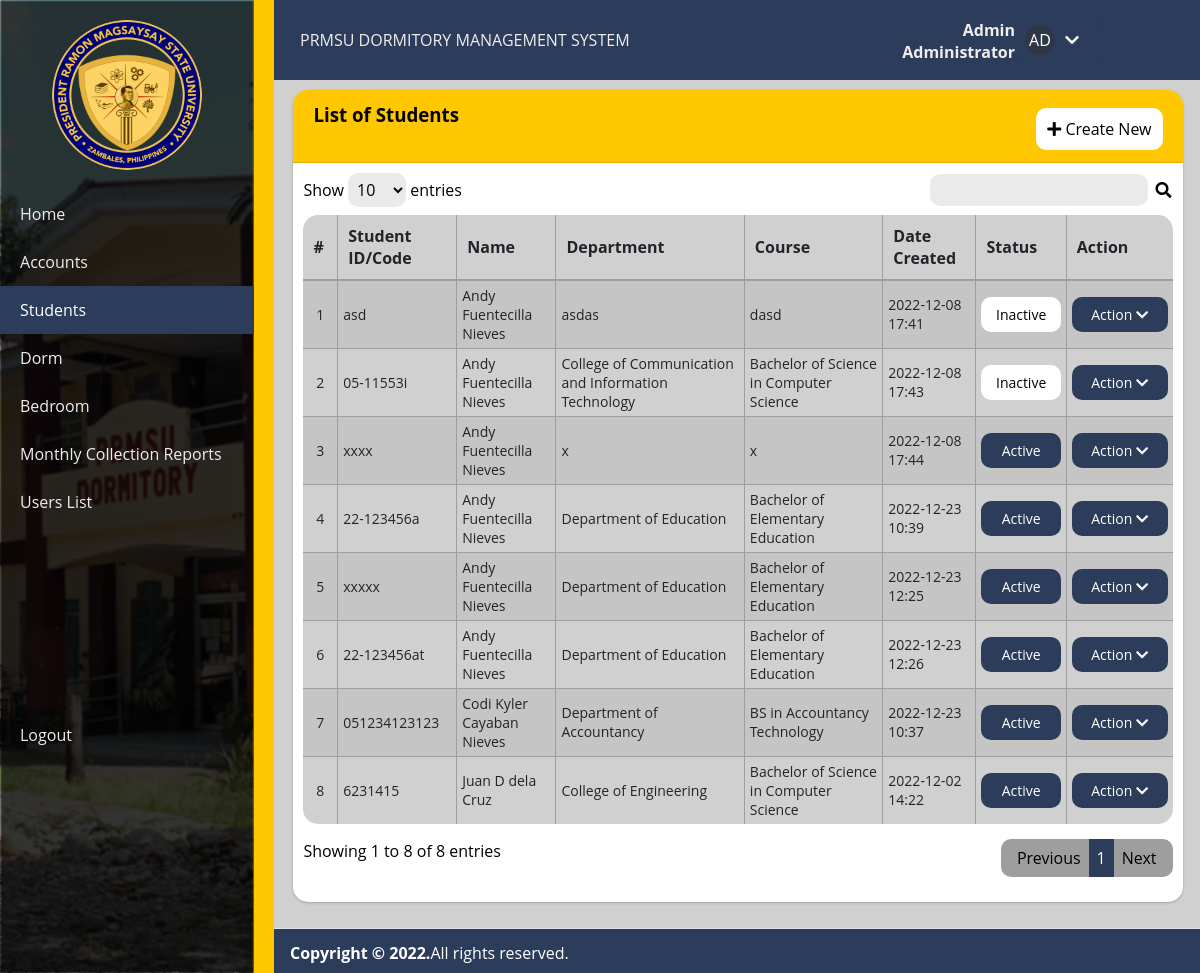
The app's page /admin/student.php (signed in) with its own data.
### tables this page shows
CREATE TABLE `user_meta` (
  `id` int(11) NOT NULL,
  `user_id` int(11) NOT NULL,
  `meta_key` text NOT NULL,
  `meta_value` text NOT NULL
);

CREATE TABLE `student_list` (
  `id` int(40) NOT NULL,
  `code` varchar(100) NOT NULL,
  `firstname` text NOT NULL,
  `middlename` text NOT NULL,
  `lastname` text NOT NULL,
  `department` text NOT NULL,
  `birthdate` date DEFAULT NULL,
  `course` text NOT NULL,
  `gender` varchar(20) NOT NULL,
  `contact` text NOT NULL,
  `religion` text NOT NULL,
  `email` text NOT NULL,
  `address` text NOT NULL,
  `emergency_name` text NOT NULL,
  `emergency_contact` text NOT NULL,
  `emergency_address` text NOT NULL,
  `emergency_relation` text NOT NULL,
  `status` tinyint(1) NOT NULL DEFAULT 1,
  `delete_flag` tinyint(1) NOT NULL DEFAULT 0,
  `date_created` datetime NOT NULL DEFAULT current_timestamp(),
  `date_updated` datetime NOT NULL DEFAULT current_timestamp() ON UPDATE current_timestamp()
);

### classes/db_helper.php (called while the page is built, shortened)
<?php
class db {
    public  $conn;
    public $tblmeta = "user_meta";
    public function connect(){
        $this->dbname       = 'PRMSUdms_db';
        $this->dbhost       = 'localhost';
        $this->dbusername   = 'root';
        $this->dbpassword   = '';
        try{
            $this->conn = new PDO("mysql:host=$this->dbhost;dbname=$this->dbname;charset=utf8",$this->dbusername,$this->dbpassword);
            $this->conn->setAttribute(PDO::ATTR_ERRMODE, PDO::ERRMODE_EXCEPTION);
        }catch(PDOException $e){
            echo $e->getMessage();
        }
    }
    public function query($sql,$params=array()){
        $stmt   = $this->conn->prepare($sql);
        if(count($params)>0):
            foreach($params as $key => $value):
                $stmt->bindValue($key,$value);
            endforeach;
        endif;
        $stmt->execute();
        return $stmt->fetchAll(PDO::FETCH_OBJ);
    }
    public function get_user_meta($user_id, $meta_key){
        $value = array(":user_id"=>$user_id,":meta_key"=>$meta_key);
        $result = $this->query("SELECT meta_value FROM $this->tblmeta WHERE meta_key=:meta_key AND user_id=:user_id",$value);
        return count($result)==0 ? "" : $result[0]->meta_value;
    }
}
?>

### config.php (called while the page is built, shortened)
<?php
require_once('classes/db_helper.php');
require_once('classes/utils.php');
$SITE_NAME = "";
?>

### admin/student.php (the view, shortened to what this page needs)
<?php require_once('../config.php'); ?>
<!DOCTYPE html>
<html>
<?php
include $ROOT_DIR.'/inc/html-head.php';
?>
<body>
    <div class="wrapper">
        <div class="section">
            <?php include '../inc/header.php'; ?>
        </div>
        <?php include '../inc/sidebar.php'; ?>
        <div class="content-wrapper" style="min-height:628.038px">
            <section class="content">
                <div class="container">
                    <div class="card">
                        <div class="card-header">
                            <h3 class="card-title">List of Students</h3>
                            <div class="card-tools">
                                <a href="<?php echo $SITE_NAME ?>/admin/students/entry.php?page=new" id="create_new"
                                    class="btn btn-flat btn-primary"><span class="fas fa-plus"></span> Create New</a>
                            </div>
                        </div>
                        <div class="card-body">
                            <div class="container-fluid">
                                <table class="table table-hover table-striped table-bordered" id="list">
                                    <thead>
                                        <tr>
                                            <th>#</th>
                                            <th>Student ID/Code</th>
                                            <th>Name</th>
                                            <th>Department</th>
                                            <th>Course</th>
                                            <th>Date Created</th>
                                            <th>Status</th>
                                            <th>Action</th>
                                        </tr>
                                    </thead>
                                    <tbody>
                                        <?php
					                        $i = 1;
						                        $qry = $conn->query("SELECT *, concat(firstname, ' ', coalesce(concat(middlename,' '), ''), lastname) as `name` from `student_list` where delete_flag = 0 order by `name` asc ");
						                        while($row = $qry->fetch_assoc()):
					                        ?>
                                        <tr>
                                            <td class="text-center"><?php echo $i++; ?></td>
                                            <td><?php echo $row['code'] ?></td>
                                            <td><?php echo $row['name'] ?></td>
                                            <td><?php echo $row['department'] ?></td>
                                            <td><?php echo $row['course'] ?></td>
                                            <td><?php echo date("Y-m-d H:i",strtotime($row['date_created'])) ?></td>
                                            <td class="text-center">
                                                <div class="pill <?php echo $row['status'] === '1' ? 'active' : 'inactive' ?>"><?php echo $row['status'] === '1' ? 'Active' : 'Inactive' ?></div>
                                            </td>
                                            <td style="width: 50px">
                                                <div class="dropdown">
                                                    <button class="dropbtn">Action <i class="fa fa-chevron-down"></i></button>
                                                </div>
                                            </td>
                                        </tr>
                                        <?php endwhile; ?>
                                    </tbody>
                                </table>
                            </div>
                        </div>
                    </div>
                </div>
            </section>
        </div>
        <?php include '../inc/footer.php'; ?>
    </div>
</body>
</html>

### classes/utils.php (shortened to what this page needs)
<?php
    function profile_avatar($user) {
        global $ROOT_DIR;
        $initials = isset($user->first_name) ? substr(($user->first_name ?? ""), 0, 1).substr(($user->last_name ?? ""), 0, 1) : '?';
        if (!isset($user->profile_avatar) || empty($user->profile_avatar)) return "<div class='no-image'>$initials</div>";
        $is_exist = file_exists("$ROOT_DIR/img/avatars/$user->profile_avatar");
        return  $is_exist == 1 ? "<img class='profile-avatar-thumb' src='/img/avatars/$user->profile_avatar' />" : "<div class='no-image'>$initials</div>";
    }
?>

### css/style.css (style rules this page uses)
* { list-style: none; text-decoration: none; margin: 0; padding: 0; box-sizing: border-box; font-family: 'Open Sans', sans-serif; }
body { background: #D0D0D0; }
.content-wrapper { height: 100%; margin-top: calc(2.93725rem + 33px); margin-left: calc(2.93725rem + 229px); }
.content-wrapper .content { padding: 10px 10px; margin-top: 10px; color: #000000; }
section { display: block; }
.container { width: 100%; padding-right: 7.5px; padding-left: 7.5px; margin-right: auto; margin-left: auto; }
.card { box-shadow: 0 0 1px rgb(0 0 0 / 13%), 0 1px 3px rgb(0 0 0 / 20%); margin-bottom: 1rem; }
.card { position: relative; display: -ms-flexbox; display: flex; -ms-flex-direction: column; flex-direction: column; min-width: 0; word-wrap: break-word; background-color: #fff; background-clip: border-box; border: 0 solid rgba(0, 0, 0, 0.125); border-radius: 15px; flex-direction: column; }
.card-header:first-child { border-radius: calc(0.25rem - 0) calc(0.25rem - 0) 0 0; }
.card-header { background-color: rgb(255 199 0); border-bottom: 1px solid rgba(0, 0, 0, 0.125); padding: 0.75rem 1.25rem; margin-bottom: 0; position: relative; border-top-left-radius: 15px; border-top-right-radius: 15px; }
.card-body { -ms-flex: 1 1 auto; flex: 1 1 auto; min-height: 1px; padding: 10px; }
.card-tools { display: grid; justify-items: end; }
a#create_new { margin-top: -19px; }
.btn.btn-flat { color: #000; background-color: #FFF; padding: 8px 10px; border-radius: 10px; box-shadow: none; }
.btn { display: inline-block; font-weight: 400; color: #212529; text-align: center; vertical-align: middle; -webkit-user-select: none; -moz-user-select: none; -ms-user-select: none; user-select: none; background-color: transparent; border: 1px solid transparent; padding: 0.375rem 0.75rem; font-size: 1rem; line-height: 1.5; border-radius: 0.25rem; transition: color 0.15s ease-in-out, background-color 0.15s ease-in-out, border-color 0.15s ease-in-out, box-shadow 0.15s ease-in-out; min-width: 100px !important; cursor: pointer; }
button, [type="button"], [type="reset"], [type="submit"] { -webkit-appearance: button; }
button, select { text-transform: none; }
a { color: #007bff; text-decoration: none; background-color: transparent; }
button, input { overflow: visible; }
input, button, select, optgroup, textarea { margin: 0; font-family: inherit; font-size: inherit; }
.table { width: 100%; margin-bottom: 1rem; color: #212529; background-color: #D0D0D0; border-radius: 15px; border-collapse: collapse ; }
table.dataTable th:not(:last-child), table.dataTable td:not(:last-child) { border-right: #9e9e9e solid 1px; }
table.dataTable th { padding: 10px; }
table.dataTable td { padding: 5px; font-size: 14px; }
table.dataTable tr:not(:last-child) td { border-bottom: #9e9e9e solid 1px !important; }
table.dataTable thead tr { border-bottom: #9e9e9e solid 2px !important; }
table th:nth-last-child(-n + 2) { max-width: 80px !important; }
th { text-align: inherit; text-align: -webkit-match-parent; }
.table-striped tbody tr:nth-of-type(odd) { background-color: rgba(0, 0, 0, 0.05); }
.text-center { text-align: center !important; }
.pill { padding: 8px 10px; border-radius: 10px; }
.pill.active { background-color: #2c3d5c; color: #fff; }
.pill.inactive { background-color: #FFF; color: #000; }
.dropbtn { background-color: #2c3d5c; color: white; padding: 8px 10px; cursor: pointer; border: none; border-radius: 10px; width: 100%; }
.dropdown { position: relative; display: inline-block; width: 100%; min-width: 85px; }
.no-image, .profile-avatar-thumb { height: 30px; width: 30px; border-radius: 15px; background-color: rgba(50,50,50,0.5) !important; color: #FFF; display: flex; justify-content: center; align-items: center; }

### css/header-footer.css (style rules this page uses)
.wrapper .section { width: calc(100% - 225px); margin-left: 225px; transition: all 0.5s ease; }

### records on screen
user_meta: meta_value "AD"
student_list: code "asd", name "Andy Fuentecilla Nieves", department "asdas", course "dasd", date_created "2022-12-08 17:41", status "Inactive"
student_list: code "05-11553i", name "Andy Fuentecilla Nieves", department "College of Communication and Information Technology", course "Bachelor of Science in Computer Science", date_created "2022-12-08 17:43", status "Inactive"
student_list: code "xxxx", name "Andy Fuentecilla Nieves", department "x", course "x", date_created "2022-12-08 17:44", status "Active"
student_list: code "22-123456a", name "Andy Fuentecilla Nieves", department "Department of Education", course "Bachelor of Elementary Education", date_created "2022-12-23 10:39", status "Active"
student_list: code "xxxxx", name "Andy Fuentecilla Nieves", department "Department of Education", course "Bachelor of Elementary Education", date_created "2022-12-23 12:25", status "Active"
student_list: code "22-123456at", name "Andy Fuentecilla Nieves", department "Department of Education", course "Bachelor of Elementary Education", date_created "2022-12-23 12:26", status "Active"
student_list: code "051234123123", name "Codi Kyler Cayaban Nieves", department "Department of Accountancy", course "BS in Accountancy Technology", date_created "2022-12-23 10:37", status "Active"
student_list: code "6231415", name "Juan D dela Cruz", department "College of Engineering", course "Bachelor of Science in Computer Science", date_created "2022-12-02 14:22", status "Active"

### other values on screen
$_SESSION['username'] "Admin"
$user_types[$_SESSION['id']] "Administrator"
